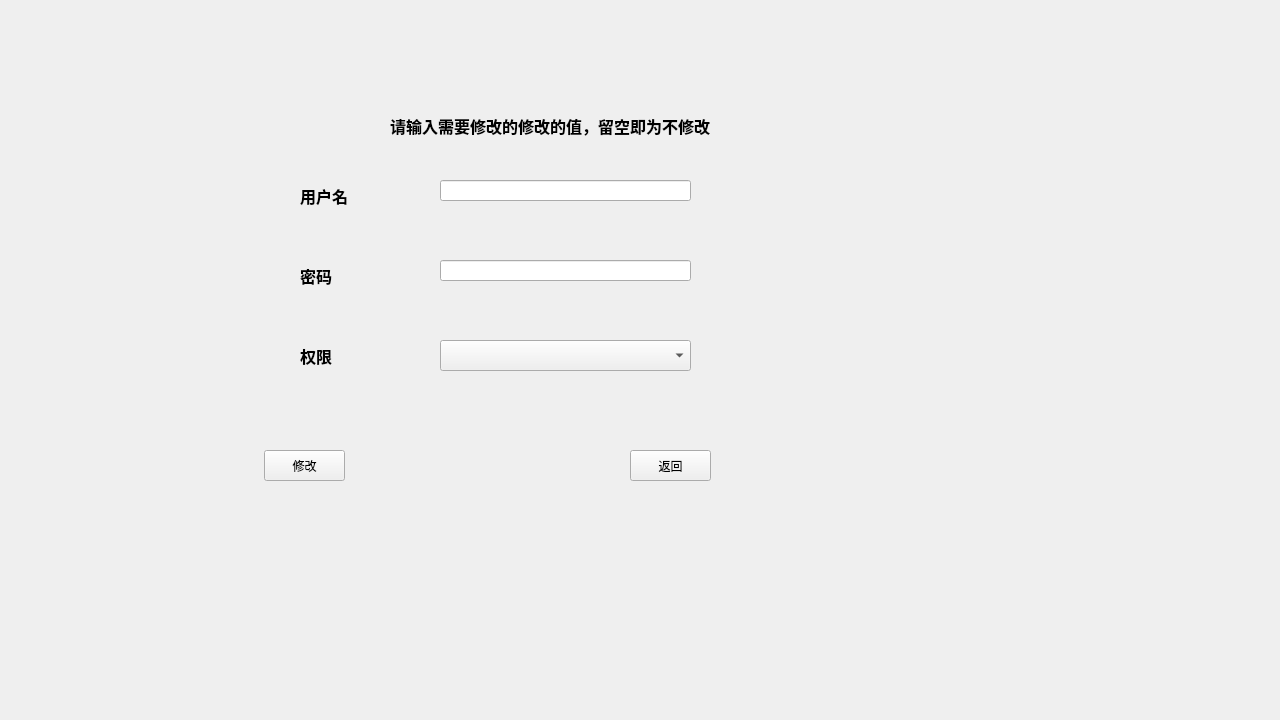
<?xml version="1.0" encoding="UTF-8"?>
<ui version="4.0">
 <class>ChangeUser</class>
 <widget class="QWidget" name="ChangeUser">
  <property name="geometry">
   <rect>
    <x>0</x>
    <y>0</y>
    <width>1280</width>
    <height>720</height>
   </rect>
  </property>
  <property name="windowTitle">
   <string>修改用户</string>
  </property>
  <widget class="QLabel" name="remind">
   <property name="geometry">
    <rect>
     <x>390</x>
     <y>110</y>
     <width>331</width>
     <height>31</height>
    </rect>
   </property>
   <property name="font">
    <font>
     <pointsize>12</pointsize>
     <bold>true</bold>
    </font>
   </property>
   <property name="text">
    <string>请输入需要修改的修改的值，留空即为不修改</string>
   </property>
  </widget>
  <widget class="QLabel" name="username">
   <property name="geometry">
    <rect>
     <x>300</x>
     <y>180</y>
     <width>71</width>
     <height>31</height>
    </rect>
   </property>
   <property name="font">
    <font>
     <pointsize>12</pointsize>
     <bold>true</bold>
    </font>
   </property>
   <property name="text">
    <string>用户名</string>
   </property>
  </widget>
  <widget class="QLabel" name="password">
   <property name="geometry">
    <rect>
     <x>300</x>
     <y>260</y>
     <width>71</width>
     <height>31</height>
    </rect>
   </property>
   <property name="font">
    <font>
     <pointsize>12</pointsize>
     <bold>true</bold>
    </font>
   </property>
   <property name="text">
    <string>密码</string>
   </property>
  </widget>
  <widget class="QLabel" name="role">
   <property name="geometry">
    <rect>
     <x>300</x>
     <y>340</y>
     <width>71</width>
     <height>31</height>
    </rect>
   </property>
   <property name="font">
    <font>
     <pointsize>12</pointsize>
     <bold>true</bold>
    </font>
   </property>
   <property name="text">
    <string>权限</string>
   </property>
  </widget>
  <widget class="QLineEdit" name="UserNameEdit">
   <property name="geometry">
    <rect>
     <x>440</x>
     <y>180</y>
     <width>251</width>
     <height>21</height>
    </rect>
   </property>
  </widget>
  <widget class="QLineEdit" name="lineEdit_2">
   <property name="geometry">
    <rect>
     <x>440</x>
     <y>260</y>
     <width>251</width>
     <height>21</height>
    </rect>
   </property>
  </widget>
  <widget class="QComboBox" name="comboBox">
   <property name="geometry">
    <rect>
     <x>440</x>
     <y>340</y>
     <width>251</width>
     <height>31</height>
    </rect>
   </property>
  </widget>
  <widget class="QPushButton" name="Changebutton">
   <property name="geometry">
    <rect>
     <x>264</x>
     <y>450</y>
     <width>81</width>
     <height>31</height>
    </rect>
   </property>
   <property name="text">
    <string>修改</string>
   </property>
  </widget>
  <widget class="QPushButton" name="returnbutton">
   <property name="geometry">
    <rect>
     <x>630</x>
     <y>450</y>
     <width>81</width>
     <height>31</height>
    </rect>
   </property>
   <property name="text">
    <string>返回</string>
   </property>
  </widget>
 </widget>
 <resources/>
 <connections/>
</ui>
